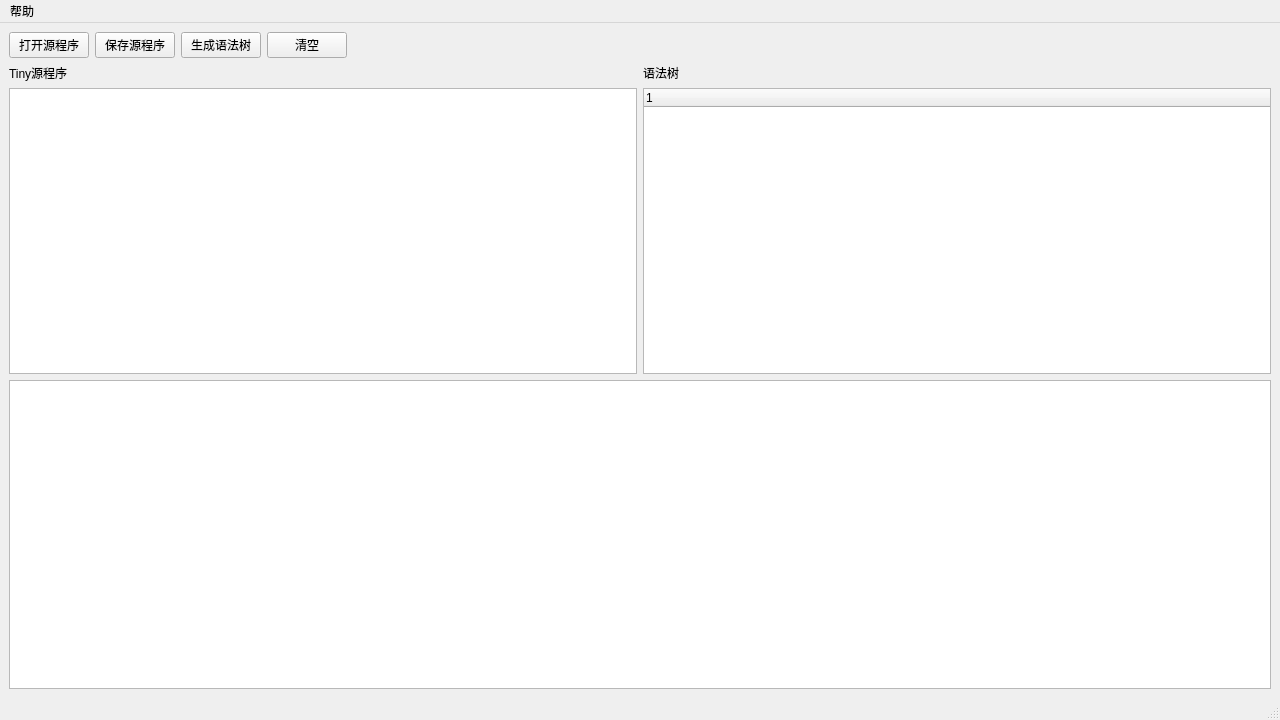
<?xml version="1.0" encoding="UTF-8"?>
<ui version="4.0">
 <class>TinyGUIClass</class>
 <widget class="QMainWindow" name="TinyGUIClass">
  <property name="geometry">
   <rect>
    <x>0</x>
    <y>0</y>
    <width>1280</width>
    <height>720</height>
   </rect>
  </property>
  <property name="minimumSize">
   <size>
    <width>1280</width>
    <height>720</height>
   </size>
  </property>
  <property name="windowTitle">
   <string>Tiny语法树</string>
  </property>
  <property name="windowIcon">
   <iconset resource="TinyGUI.qrc">
    <normaloff>:/TinyGUI/resources/analyzser.ico</normaloff>:/TinyGUI/resources/analyzser.ico</iconset>
  </property>
  <widget class="QWidget" name="centralwidget">
   <layout class="QHBoxLayout" name="horizontalLayout">
    <item>
     <layout class="QGridLayout" name="gridLayout">
      <item row="0" column="0">
       <layout class="QHBoxLayout" name="btnLayout">
        <item>
         <widget class="QPushButton" name="btnOpen">
          <property name="text">
           <string>打开源程序</string>
          </property>
         </widget>
        </item>
        <item>
         <widget class="QPushButton" name="btnSave">
          <property name="text">
           <string>保存源程序</string>
          </property>
         </widget>
        </item>
        <item>
         <widget class="QPushButton" name="btnGenerate">
          <property name="text">
           <string>生成语法树</string>
          </property>
         </widget>
        </item>
        <item>
         <widget class="QPushButton" name="btnClear">
          <property name="text">
           <string>清空</string>
          </property>
         </widget>
        </item>
        <item>
         <spacer name="horizontalSpacer">
          <property name="orientation">
           <enum>Qt::Horizontal</enum>
          </property>
          <property name="sizeHint" stdset="0">
           <size>
            <width>40</width>
            <height>20</height>
           </size>
          </property>
         </spacer>
        </item>
       </layout>
      </item>
      <item row="1" column="0">
       <layout class="QHBoxLayout" name="mainLayout">
        <item>
         <layout class="QVBoxLayout" name="verticalLayout">
          <item>
           <widget class="QLabel" name="lblTinyProgram">
            <property name="text">
             <string>Tiny源程序</string>
            </property>
           </widget>
          </item>
          <item>
           <widget class="QTextEdit" name="inputTinyprogram"/>
          </item>
         </layout>
        </item>
        <item>
         <layout class="QVBoxLayout" name="verticalLayout_2">
          <item>
           <widget class="QLabel" name="label">
            <property name="text">
             <string>语法树</string>
            </property>
           </widget>
          </item>
          <item>
           <widget class="QTreeWidget" name="treeWidget">
            <column>
             <property name="text">
              <string notr="true">1</string>
             </property>
            </column>
           </widget>
          </item>
         </layout>
        </item>
       </layout>
      </item>
      <item row="2" column="0">
       <widget class="QTableWidget" name="tblError"/>
      </item>
     </layout>
    </item>
   </layout>
  </widget>
  <widget class="QMenuBar" name="menubar">
   <property name="geometry">
    <rect>
     <x>0</x>
     <y>0</y>
     <width>1280</width>
     <height>22</height>
    </rect>
   </property>
   <widget class="QMenu" name="menuHelp">
    <property name="title">
     <string>帮助</string>
    </property>
    <addaction name="actAbout"/>
   </widget>
   <addaction name="menuHelp"/>
  </widget>
  <widget class="QStatusBar" name="statusbar"/>
  <action name="actAbout">
   <property name="text">
    <string>关于</string>
   </property>
  </action>
 </widget>
 <resources>
  <include location="TinyGUI.qrc"/>
 </resources>
 <connections/>
</ui>
